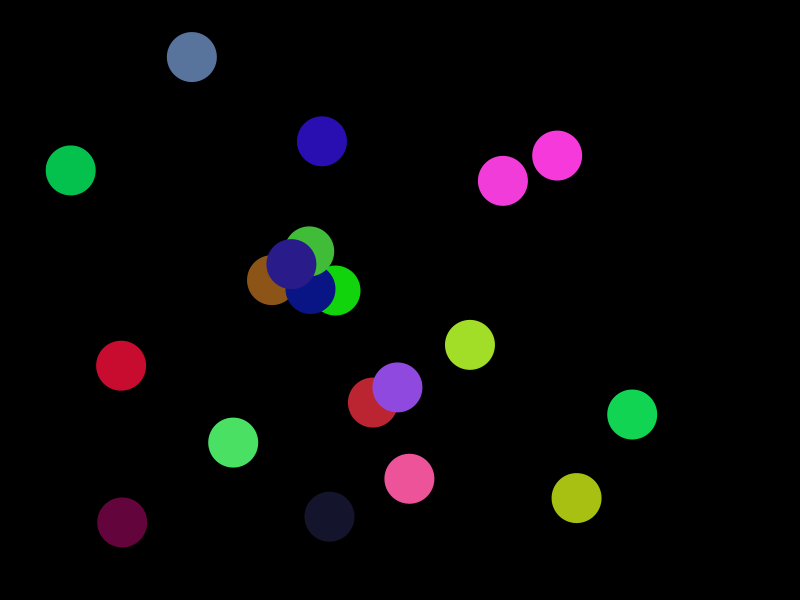
Frame 1 (no input)
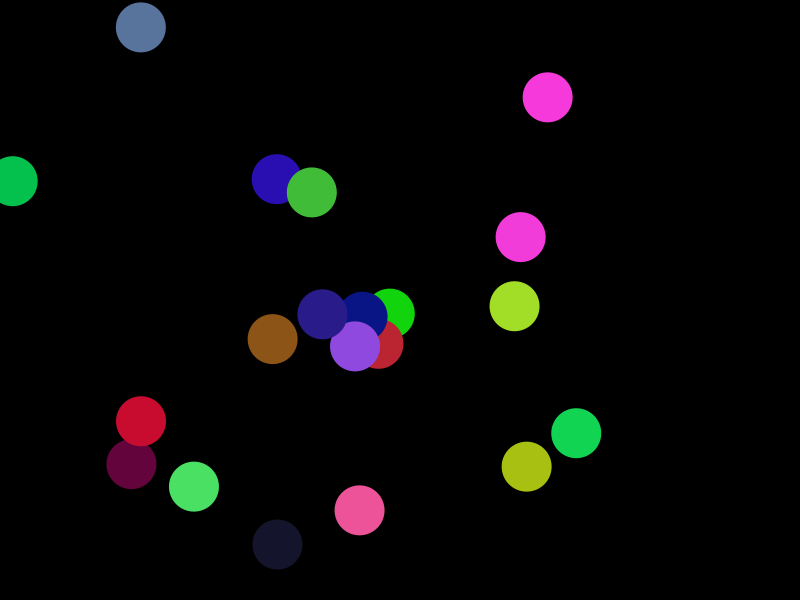
Frame 60 (the mouse pressed at the canvas centre just before this capture)
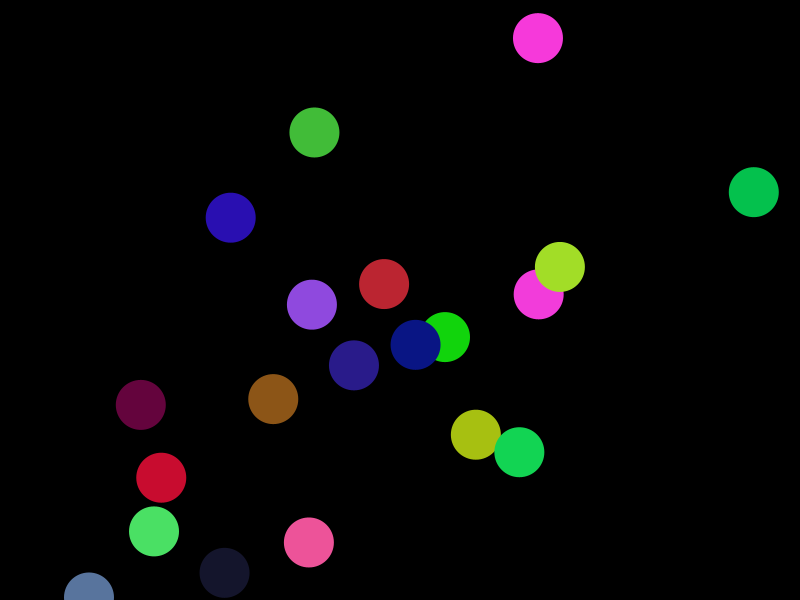
Frame 120 (the mouse held since frame 60 and released just before this capture)

The Processing sketch that drew these frames (run headless with seeded random() and noise(); from frame 60 on, the mouse is pressed at the canvas centre):

// Processing sketch: BouncyBallOOP
// ── BouncyBallOOP.pde
int count = 20;
Ball[] b = new Ball[count]; 



void setup() {
  size(800, 600);
  for(int q = 0; q < count; q++){
  b[q] = new Ball();      //initialize b as a new object of the Ball class
  }
}

void draw() {
  background(0);
  for(int q = 0; q < count; q++){
  b[q].move();            //call b's move() method
  b[q].display();         //call b's display() method
  b[q].wrapAround();
  }
}
// ── Ball.pde
class Ball {
  //declaring all information (fields) contained within the Ball class
  PVector loc, vel;
  int diam;
  color c;

  //this is a constructor. you can have more than one constructor for a given class
  Ball() {
    diam = 50;
    loc = new PVector(random(diam, width-diam), random(diam, height-diam));
    vel = PVector.random2D();
    c = color(random(255), random(255), random(255));
  }

  //after declaring fields and setting up constructors, you can define your methods
  void display() {
    fill(c);
    noStroke();
    ellipse(loc.x, loc.y, diam, diam);
  }
  void move() {
    loc.add(vel);
  }
  void wrapAround() {
    if (loc.x >= width) {
      loc.x = 0;
    } else if (loc.x <= 0) {
      loc.x = width;
    }
    if (loc.y >= height) {
      loc.y = 0;
    } else if (loc.y <= 0) {
      loc.y = height;
    }
  }
}
